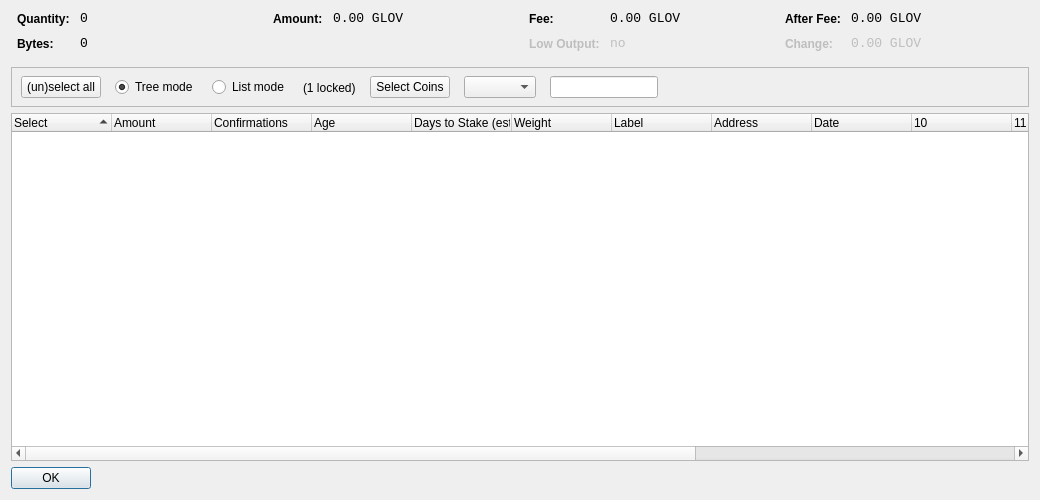
<?xml version="1.0" encoding="UTF-8"?>
<ui version="4.0">
 <class>CoinControlDialog</class>
 <widget class="QDialog" name="CoinControlDialog">
  <property name="geometry">
   <rect>
    <x>0</x>
    <y>0</y>
    <width>1040</width>
    <height>500</height>
   </rect>
  </property>
  <property name="windowTitle">
   <string>Coin Control</string>
  </property>
  <layout class="QVBoxLayout" name="verticalLayout">
   <item>
    <layout class="QHBoxLayout" name="horizontalLayoutTop" stretch="0,0,0,0">
     <property name="topMargin">
      <number>0</number>
     </property>
     <property name="bottomMargin">
      <number>10</number>
     </property>
     <item>
      <layout class="QFormLayout" name="formLayoutCoinControl1">
       <property name="horizontalSpacing">
        <number>10</number>
       </property>
       <property name="verticalSpacing">
        <number>10</number>
       </property>
       <property name="leftMargin">
        <number>6</number>
       </property>
       <property name="rightMargin">
        <number>6</number>
       </property>
       <item row="0" column="0">
        <widget class="QLabel" name="labelCoinControlQuantityText">
         <property name="styleSheet">
          <string notr="true">font-weight:bold;</string>
         </property>
         <property name="text">
          <string>Quantity:</string>
         </property>
        </widget>
       </item>
       <item row="0" column="1">
        <widget class="QLabel" name="labelCoinControlQuantity">
         <property name="font">
          <font>
           <family>Monospace</family>
           <pointsize>10</pointsize>
          </font>
         </property>
         <property name="cursor">
          <cursorShape>IBeamCursor</cursorShape>
         </property>
         <property name="contextMenuPolicy">
          <enum>Qt::ActionsContextMenu</enum>
         </property>
         <property name="text">
          <string notr="true">0</string>
         </property>
         <property name="textInteractionFlags">
          <set>Qt::LinksAccessibleByMouse|Qt::TextSelectableByKeyboard|Qt::TextSelectableByMouse</set>
         </property>
        </widget>
       </item>
       <item row="1" column="0">
        <widget class="QLabel" name="labelCoinControlBytesText">
         <property name="styleSheet">
          <string notr="true">font-weight:bold;</string>
         </property>
         <property name="text">
          <string>Bytes:</string>
         </property>
        </widget>
       </item>
       <item row="1" column="1">
        <widget class="QLabel" name="labelCoinControlBytes">
         <property name="font">
          <font>
           <family>Monospace</family>
           <pointsize>10</pointsize>
          </font>
         </property>
         <property name="cursor">
          <cursorShape>IBeamCursor</cursorShape>
         </property>
         <property name="contextMenuPolicy">
          <enum>Qt::ActionsContextMenu</enum>
         </property>
         <property name="text">
          <string notr="true">0</string>
         </property>
         <property name="textInteractionFlags">
          <set>Qt::LinksAccessibleByMouse|Qt::TextSelectableByKeyboard|Qt::TextSelectableByMouse</set>
         </property>
        </widget>
       </item>
      </layout>
     </item>
     <item>
      <layout class="QFormLayout" name="formLayoutCoinControl2">
       <property name="horizontalSpacing">
        <number>10</number>
       </property>
       <property name="verticalSpacing">
        <number>10</number>
       </property>
       <property name="leftMargin">
        <number>6</number>
       </property>
       <property name="rightMargin">
        <number>6</number>
       </property>
       <item row="0" column="0">
        <widget class="QLabel" name="labelCoinControlAmountText">
         <property name="styleSheet">
          <string notr="true">font-weight:bold;</string>
         </property>
         <property name="text">
          <string>Amount:</string>
         </property>
        </widget>
       </item>
       <item row="0" column="1">
        <widget class="QLabel" name="labelCoinControlAmount">
         <property name="font">
          <font>
           <family>Monospace</family>
           <pointsize>10</pointsize>
          </font>
         </property>
         <property name="cursor">
          <cursorShape>IBeamCursor</cursorShape>
         </property>
         <property name="contextMenuPolicy">
          <enum>Qt::ActionsContextMenu</enum>
         </property>
         <property name="text">
          <string notr="true">0.00 GLOV</string>
         </property>
         <property name="textInteractionFlags">
          <set>Qt::LinksAccessibleByMouse|Qt::TextSelectableByKeyboard|Qt::TextSelectableByMouse</set>
         </property>
        </widget>
       </item>
      </layout>
     </item>
     <item>
      <layout class="QFormLayout" name="formLayoutCoinControl3">
       <property name="horizontalSpacing">
        <number>10</number>
       </property>
       <property name="verticalSpacing">
        <number>10</number>
       </property>
       <property name="leftMargin">
        <number>6</number>
       </property>
       <property name="rightMargin">
        <number>6</number>
       </property>
       <item row="0" column="0">
        <widget class="QLabel" name="labelCoinControlFeeText">
         <property name="styleSheet">
          <string notr="true">font-weight:bold;</string>
         </property>
         <property name="text">
          <string>Fee:</string>
         </property>
        </widget>
       </item>
       <item row="0" column="1">
        <widget class="QLabel" name="labelCoinControlFee">
         <property name="font">
          <font>
           <family>Monospace</family>
           <pointsize>10</pointsize>
          </font>
         </property>
         <property name="cursor">
          <cursorShape>IBeamCursor</cursorShape>
         </property>
         <property name="contextMenuPolicy">
          <enum>Qt::ActionsContextMenu</enum>
         </property>
         <property name="text">
          <string notr="true">0.00 GLOV</string>
         </property>
         <property name="textInteractionFlags">
          <set>Qt::LinksAccessibleByMouse|Qt::TextSelectableByKeyboard|Qt::TextSelectableByMouse</set>
         </property>
        </widget>
       </item>
       <item row="1" column="0">
        <widget class="QLabel" name="labelCoinControlLowOutputText">
         <property name="enabled">
          <bool>false</bool>
         </property>
         <property name="styleSheet">
          <string notr="true">font-weight:bold;</string>
         </property>
         <property name="text">
          <string>Low Output:</string>
         </property>
        </widget>
       </item>
       <item row="1" column="1">
        <widget class="QLabel" name="labelCoinControlLowOutput">
         <property name="enabled">
          <bool>false</bool>
         </property>
         <property name="font">
          <font>
           <family>Monospace</family>
           <pointsize>10</pointsize>
          </font>
         </property>
         <property name="cursor">
          <cursorShape>IBeamCursor</cursorShape>
         </property>
         <property name="contextMenuPolicy">
          <enum>Qt::ActionsContextMenu</enum>
         </property>
         <property name="text">
          <string notr="true">no</string>
         </property>
         <property name="textInteractionFlags">
          <set>Qt::LinksAccessibleByMouse|Qt::TextSelectableByKeyboard|Qt::TextSelectableByMouse</set>
         </property>
        </widget>
       </item>
      </layout>
     </item>
     <item>
      <layout class="QFormLayout" name="formLayoutCoinControl4">
       <property name="fieldGrowthPolicy">
        <enum>QFormLayout::AllNonFixedFieldsGrow</enum>
       </property>
       <property name="horizontalSpacing">
        <number>10</number>
       </property>
       <property name="verticalSpacing">
        <number>10</number>
       </property>
       <property name="leftMargin">
        <number>6</number>
       </property>
       <property name="rightMargin">
        <number>6</number>
       </property>
       <item row="0" column="0">
        <widget class="QLabel" name="labelCoinControlAfterFeeText">
         <property name="styleSheet">
          <string notr="true">font-weight:bold;</string>
         </property>
         <property name="text">
          <string>After Fee:</string>
         </property>
        </widget>
       </item>
       <item row="0" column="1">
        <widget class="QLabel" name="labelCoinControlAfterFee">
         <property name="font">
          <font>
           <family>Monospace</family>
           <pointsize>10</pointsize>
          </font>
         </property>
         <property name="cursor">
          <cursorShape>IBeamCursor</cursorShape>
         </property>
         <property name="contextMenuPolicy">
          <enum>Qt::ActionsContextMenu</enum>
         </property>
         <property name="text">
          <string notr="true">0.00 GLOV</string>
         </property>
         <property name="textInteractionFlags">
          <set>Qt::LinksAccessibleByMouse|Qt::TextSelectableByKeyboard|Qt::TextSelectableByMouse</set>
         </property>
        </widget>
       </item>
       <item row="1" column="0">
        <widget class="QLabel" name="labelCoinControlChangeText">
         <property name="enabled">
          <bool>false</bool>
         </property>
         <property name="styleSheet">
          <string notr="true">font-weight:bold;</string>
         </property>
         <property name="text">
          <string>Change:</string>
         </property>
        </widget>
       </item>
       <item row="1" column="1">
        <widget class="QLabel" name="labelCoinControlChange">
         <property name="enabled">
          <bool>false</bool>
         </property>
         <property name="font">
          <font>
           <family>Monospace</family>
           <pointsize>10</pointsize>
          </font>
         </property>
         <property name="cursor">
          <cursorShape>IBeamCursor</cursorShape>
         </property>
         <property name="contextMenuPolicy">
          <enum>Qt::ActionsContextMenu</enum>
         </property>
         <property name="text">
          <string notr="true">0.00 GLOV</string>
         </property>
         <property name="textInteractionFlags">
          <set>Qt::LinksAccessibleByMouse|Qt::TextSelectableByKeyboard|Qt::TextSelectableByMouse</set>
         </property>
        </widget>
       </item>
      </layout>
     </item>
    </layout>
   </item>
   <item>
    <widget class="QFrame" name="frame">
     <property name="minimumSize">
      <size>
       <width>0</width>
       <height>40</height>
      </size>
     </property>
     <property name="frameShape">
      <enum>QFrame::StyledPanel</enum>
     </property>
     <property name="frameShadow">
      <enum>QFrame::Sunken</enum>
     </property>
     <widget class="QWidget" name="horizontalLayoutWidget">
      <property name="geometry">
       <rect>
        <x>10</x>
        <y>0</y>
        <width>781</width>
        <height>41</height>
       </rect>
      </property>
      <layout class="QHBoxLayout" name="horizontalLayoutPanel" stretch="0,0,0,0,0,0,0">
       <property name="spacing">
        <number>14</number>
       </property>
       <item>
        <widget class="QPushButton" name="pushButtonSelectAll">
         <property name="sizePolicy">
          <sizepolicy hsizetype="Maximum" vsizetype="Fixed">
           <horstretch>0</horstretch>
           <verstretch>0</verstretch>
          </sizepolicy>
         </property>
         <property name="text">
          <string>(un)select all</string>
         </property>
        </widget>
       </item>
       <item>
        <widget class="QRadioButton" name="radioTreeMode">
         <property name="sizePolicy">
          <sizepolicy hsizetype="Maximum" vsizetype="Fixed">
           <horstretch>0</horstretch>
           <verstretch>0</verstretch>
          </sizepolicy>
         </property>
         <property name="text">
          <string>Tree mode</string>
         </property>
         <property name="checked">
          <bool>true</bool>
         </property>
        </widget>
       </item>
       <item>
        <widget class="QRadioButton" name="radioListMode">
         <property name="sizePolicy">
          <sizepolicy hsizetype="Maximum" vsizetype="Fixed">
           <horstretch>0</horstretch>
           <verstretch>0</verstretch>
          </sizepolicy>
         </property>
         <property name="text">
          <string>List mode</string>
         </property>
        </widget>
       </item>
       <item>
        <widget class="QLabel" name="labelLocked">
          <property name="text">
            <string notr="true">(1 locked)</string>
          </property>
        </widget>
       </item>
       <item>
        <widget class="QPushButton" name="pushButtonCustomCC">
         <property name="text">
          <string>Select Coins</string>
         </property>
        </widget>
       </item>
       <item>
        <widget class="QComboBox" name="QComboBoxFilterCoins"/>
       </item>
       <item>
        <widget class="QLineEdit" name="lineEditCustomCC">
         <property name="enabled">
          <bool>true</bool>
         </property>
         <property name="sizePolicy">
          <sizepolicy hsizetype="Fixed" vsizetype="Fixed">
           <horstretch>0</horstretch>
           <verstretch>0</verstretch>
          </sizepolicy>
         </property>
         <property name="baseSize">
          <size>
           <width>50</width>
           <height>0</height>
          </size>
         </property>
        </widget>
       </item>
       <item>
        <spacer name="horizontalSpacer">
         <property name="orientation">
          <enum>Qt::Horizontal</enum>
         </property>
         <property name="sizeHint" stdset="0">
          <size>
           <width>40</width>
           <height>20</height>
          </size>
         </property>
        </spacer>
       </item>
      </layout>
     </widget>
    </widget>
   </item>
   <item>
    <widget class="CoinControlTreeWidget" name="treeWidget">
     <property name="contextMenuPolicy">
      <enum>Qt::CustomContextMenu</enum>
     </property>
     <property name="sortingEnabled">
      <bool>false</bool>
     </property>
     <property name="columnCount">
      <number>15</number>
     </property>
     <attribute name="headerShowSortIndicator" stdset="0">
      <bool>true</bool>
     </attribute>
     <attribute name="headerStretchLastSection">
      <bool>false</bool>
     </attribute>
     <column>
      <property name="text">
       <string>Select</string>
      </property>
     </column>
     <column>
      <property name="text">
       <string>Amount</string>
      </property>
     </column>
     <column>
      <property name="text">
       <string>Confirmations</string>
      </property>
      <property name="toolTip">
       <string>Confirmed</string>
      </property>
     </column>
     <column>
      <property name="text">
       <string>Age</string> /** age **/
      </property>
     </column>
  	 <column>
      <property name="text">
       <string>Days to Stake (est.)</string>
      </property>
     </column>
     <column>
      <property name="text">
       <string>Weight</string>
      </property>
     </column>
     <column>
      <property name="text">
       <string>Label</string>
      </property>
     </column>
     <column>
      <property name="text">
       <string>Address</string>
      </property>
     </column>
     <column>
      <property name="text">
       <string>Date</string>
      </property>
     </column>
     <column>
      <property name="text">
       <string/>
      </property>
     </column>
     <column>
      <property name="text">
       <string/>
      </property>
     </column>
     <column>
      <property name="text">
       <string/>
      </property>
     </column>
     <column>
      <property name="text">
       <string/>
      </property>
     </column>
     <column>
      <property name="text">
       <string/>
      </property>
     </column>
    </widget>
   </item>
   <item>
    <widget class="QDialogButtonBox" name="buttonBox">
     <property name="sizePolicy">
      <sizepolicy hsizetype="Maximum" vsizetype="Fixed">
       <horstretch>0</horstretch>
       <verstretch>0</verstretch>
      </sizepolicy>
     </property>
     <property name="orientation">
      <enum>Qt::Horizontal</enum>
     </property>
     <property name="standardButtons">
      <set>QDialogButtonBox::Ok</set>
     </property>
    </widget>
   </item>
  </layout>
 </widget>
 <customwidgets>
  <customwidget>
   <class>CoinControlTreeWidget</class>
   <extends>QTreeWidget</extends>
   <header>coincontroltreewidget.h</header>
  </customwidget>
 </customwidgets>
 <resources/>
 <connections/>
</ui>
